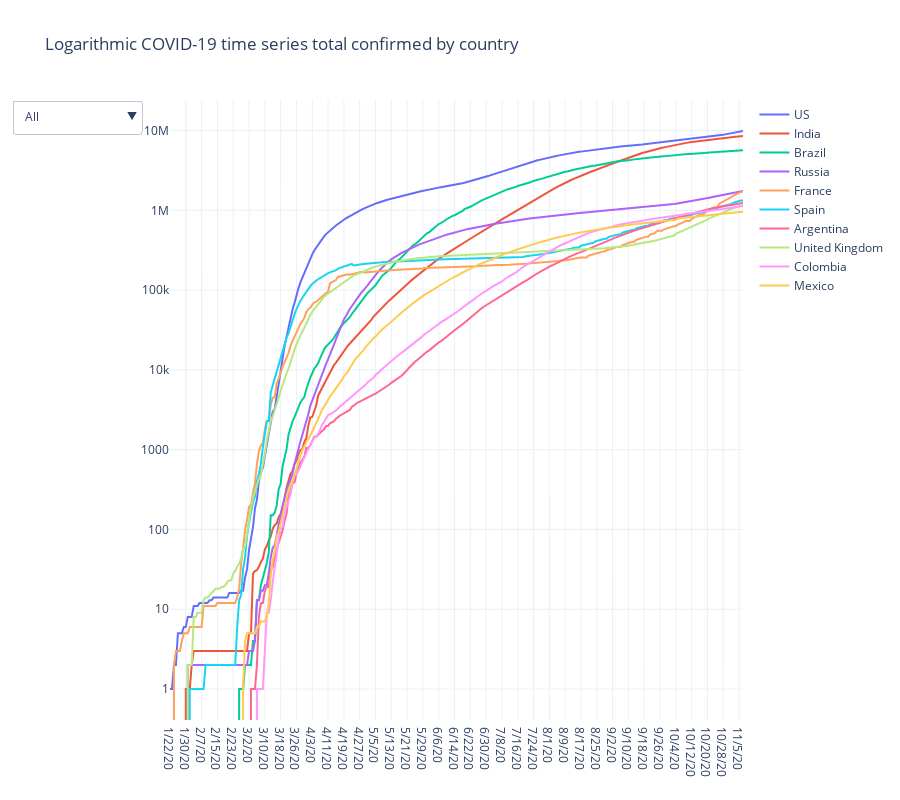

The code cell stored with this chart in its notebook:
### Code cell
trace_plot(df_confirmed, 'Logarithmic COVID-19 time series total confirmed by country')

### Figure 1 — Plotly figure (JSON) as saved in the notebook; plotly's stock layout.template omitted (floating-point values rounded to 4 significant figures; data arrays with more than 128 entries replaced by an {"elided": "..."} marker saying what was removed)
{"data": [{"name": "US", "type": "scatter", "x": {"elided": "291 str values"}, "y": {"elided": "291 int values"}}, {"name": "India", "type": "scatter", "x": {"elided": "291 str values"}, "y": {"elided": "291 int values"}}, {"name": "Brazil", "type": "scatter", "x": {"elided": "291 str values"}, "y": {"elided": "291 int values"}}, {"name": "Russia", "type": "scatter", "x": {"elided": "291 str values"}, "y": {"elided": "291 int values"}}, {"name": "France", "type": "scatter", "x": {"elided": "291 str values"}, "y": {"elided": "291 int values"}}, {"name": "Spain", "type": "scatter", "x": {"elided": "291 str values"}, "y": {"elided": "291 int values"}}, {"name": "Argentina", "type": "scatter", "x": {"elided": "291 str values"}, "y": {"elided": "291 int values"}}, {"name": "United Kingdom", "type": "scatter", "x": {"elided": "291 str values"}, "y": {"elided": "291 int values"}}, {"name": "Colombia", "type": "scatter", "x": {"elided": "291 str values"}, "y": {"elided": "291 int values"}}, {"name": "Mexico", "type": "scatter", "x": {"elided": "291 str values"}, "y": {"elided": "291 int values"}}], "layout": {"height": 800, "title": {"text": "Logarithmic COVID-19 time series total confirmed by country"}, "updatemenus": [{"active": 0, "buttons": [{"args": [{"showlegend": true, "title": "Mexico", "visible": 10}], "label": "All", "method": "update"}, {"args": [{"showlegend": true, "title": "US", "visible": [true, false, false, false, false, false, false, false, false, false]}], "label": "US", "method": "update"}, {"args": [{"showlegend": true, "title": "India", "visible": [false, true, false, false, false, false, false, false, false, false]}], "label": "India", "method": "update"}, {"args": [{"showlegend": true, "title": "Brazil", "visible": [false, false, true, false, false, false, false, false, false, false]}], "label": "Brazil", "method": "update"}, {"args": [{"showlegend": true, "title": "Russia", "visible": [false, false, false, true, false, false, false, false, false, false]}], "label": "Russia", "method": "update"}, {"args": [{"showlegend": true, "title": "France", "visible": [false, false, false, false, true, false, false, false, false, false]}], "label": "France", "method": "update"}, {"args": [{"showlegend": true, "title": "Spain", "visible": [false, false, false, false, false, true, false, false, false, false]}], "label": "Spain", "method": "update"}, {"args": [{"showlegend": true, "title": "Argentina", "visible": [false, false, false, false, false, false, true, false, false, false]}], "label": "Argentina", "method": "update"}, {"args": [{"showlegend": true, "title": "United Kingdom", "visible": [false, false, false, false, false, false, false, true, false, false]}], "label": "United Kingdom", "method": "update"}, {"args": [{"showlegend": true, "title": "Colombia", "visible": [false, false, false, false, false, false, false, false, true, false]}], "label": "Colombia", "method": "update"}, {"args": [{"showlegend": true, "title": "Mexico", "visible": [false, false, false, false, false, false, false, false, false, true]}], "label": "Mexico", "method": "update"}]}], "yaxis": {"type": "log"}}}
